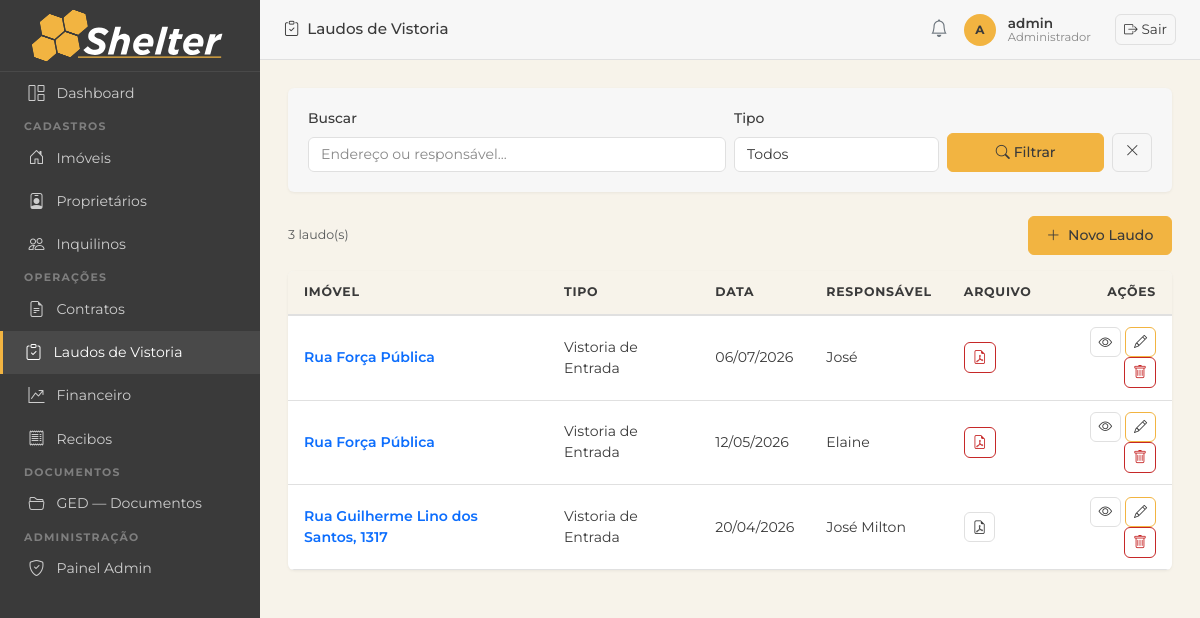
Page /laudos/ (signed in) on the earlier database version.
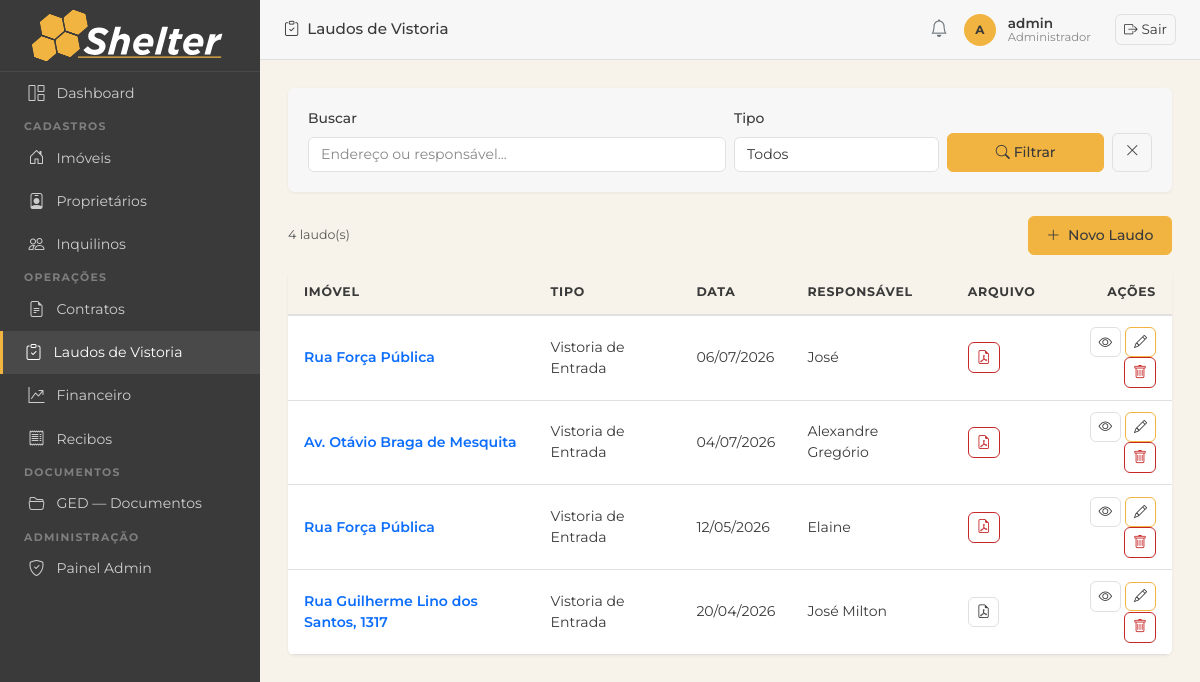
Same page on the later database version.
### imoveis/models.py (models this page shows, shortened)
class LaudoVistoria(models.Model):
    TIPO_CHOICES = [
        ('entrada', 'Vistoria de Entrada'),
        ('saida', 'Vistoria de Saída'),
    ]
    imovel = models.ForeignKey(Imovel, on_delete=models.CASCADE, related_name='laudos')
    contrato = models.ForeignKey(Contrato, on_delete=models.PROTECT, related_name='laudos')
    tipo = models.CharField(max_length=20, choices=TIPO_CHOICES)
    data = models.DateField()
    responsavel = models.CharField(max_length=200, verbose_name='Responsável pela Vistoria')
    observacoes = models.TextField(blank=True, verbose_name='Observações')
    local_assinatura = models.CharField(max_length=200, blank=True, verbose_name='Local da Assinatura')
    data_assinatura = models.DateField(null=True, blank=True, verbose_name='Data da Assinatura')
    arquivo = models.FileField(upload_to='laudos/', blank=True, null=True, verbose_name='Laudo em PDF')
    documento_gerado = models.FileField(upload_to='laudos/gerados/', blank=True, null=True,
                                        verbose_name='Laudo gerado (PDF)')
    criado_em = models.DateTimeField(auto_now_add=True)
    class Meta:
        verbose_name = 'Laudo de Vistoria'
        verbose_name_plural = 'Laudos de Vistoria'
        ordering = ['-data']

class Imovel(models.Model):
    TIPO_CHOICES = [
        ('apartamento', 'Apartamento'),
        ('casa', 'Casa'),
        ('comercial', 'Comercial'),
        ('terreno', 'Terreno'),
        ('galpao', 'Galpão'),
    ]
    STATUS_CHOICES = [
        ('ocupado', 'Ocupado'),
        ('vago', 'Vago'),
        ('manutencao', 'Em Manutenção'),
    ]
    CATEGORIA_CHOICES = [
        ('urbano', 'Urbano'),
        ('rural', 'Rural'),
    ]
    proprietario = models.ForeignKey(Proprietario, on_delete=models.PROTECT, related_name='imoveis')
    tipo = models.CharField(max_length=20, choices=TIPO_CHOICES)
    status = models.CharField(max_length=20, choices=STATUS_CHOICES, default='vago')
    categoria = models.CharField(max_length=10, choices=CATEGORIA_CHOICES, default='urbano', verbose_name='Categoria')
    endereco = models.CharField(max_length=300)
    numero = models.CharField(max_length=20, blank=True, verbose_name='Número')
    complemento = models.CharField(max_length=100, blank=True, verbose_name='Complemento')
    bairro = models.CharField(max_length=100, blank=True)
    cidade = models.CharField(max_length=100, default='')
    area_m2 = models.DecimalField(max_digits=8, decimal_places=2, null=True, blank=True, verbose_name='Área (m²)')
    descricao = models.TextField(blank=True)
    matricula = models.CharField(max_length=100, blank=True, verbose_name='Matrícula')
    data_aquisicao = models.DateField(null=True, blank=True, verbose_name='Data de Aquisição')
    valor_aquisicao = models.DecimalField(max_digits=14, decimal_places=2, null=True, blank=True, verbose_name='Valor de Aquisição')
    cadastro_prefeitura = models.CharField(max_length=100, blank=True, verbose_name='Cadastro Prefeitura')
    planta_projeto = models.FileField(upload_to='plantas/', blank=True, null=True, verbose_name='Planta/Projeto')
    nirf = models.CharField(max_length=50, blank=True, verbose_name='NIRF')
    incra = models.CharField(max_length=50, blank=True, verbose_name='INCRA')
    car = models.CharField(max_length=100, blank=True, verbose_name='CAR')
    criado_em = models.DateTimeField(auto_now_add=True)
    class Meta:
        verbose_name = 'Imóvel'
        verbose_name_plural = 'Imóveis'
        ordering = ['endereco']

### imoveis/views.py (the view)
# urls.py: path('laudos/', views.laudo_list, name='laudo_list'),
@login_required
def laudo_list(request):
    q = request.GET.get('q', '')
    tipo = request.GET.get('tipo', '')
    qs = LaudoVistoria.objects.select_related('imovel', 'contrato')
    if q:
        qs = qs.filter(Q(imovel__endereco__icontains=q) | Q(responsavel__icontains=q))
    if tipo:
        qs = qs.filter(tipo=tipo)
    return render(request, 'laudos/laudo_list.html', {
        'laudos': qs, 'q': q, 'tipo': tipo,
        'tipo_choices': LaudoVistoria.TIPO_CHOICES,
    })

### templates/laudos/laudo_list.html (shortened to what this page needs)
{% extends 'base.html' %}
{% block page_title %}<i class="bi bi-clipboard-check me-2"></i>Laudos de Vistoria{% endblock %}
{% block nav_laudos %}active{% endblock %}
{% block content %}
<div class="section-card mb-4">
  <div class="section-card-body">
    <form method="get" class="row g-2 align-items-end">
      <div class="col-md-6"><label class="form-label">Buscar</label><input type="text" name="q" value="{{ q }}" class="form-control" placeholder="Endereço ou responsável..."></div>
      <div class="col-md-3"><label class="form-label">Tipo</label>
        <select name="tipo" class="form-select"><option value="">Todos</option>{% for val, label in tipo_choices %}<option value="{{ val }}" {% if tipo == val %}selected{% endif %}>{{ label }}</option>{% endfor %}</select>
      </div>
      <div class="col-md-3 d-flex gap-2">
        <button type="submit" class="btn btn-primary flex-fill"><i class="bi bi-search"></i> Filtrar</button>
        <a href="{% url 'laudo_list' %}" class="btn btn-outline-secondary"><i class="bi bi-x-lg"></i></a>
      </div>
    </form>
  </div>
</div>
<div class="d-flex justify-content-between align-items-center mb-3">
  <span class="text-muted small">{{ laudos.count }} laudo(s)</span>
  <a href="{% url 'laudo_create' %}" class="btn btn-primary"><i class="bi bi-plus-lg me-1"></i> Novo Laudo</a>
</div>
<div class="section-card">
  <div class="table-responsive">
    <table class="table mb-0">
      <thead>
        <tr><th>Imóvel</th><th>Tipo</th><th>Data</th><th>Responsável</th><th>Arquivo</th><th class="text-end">Ações</th></tr>
      </thead>
      <tbody>
        {% for l in laudos %}
        <tr>
          <td class="fw-semibold"><a href="{% url 'laudo_detail' l.pk %}">{{ l.imovel.endereco|truncatechars:35 }}</a></td>
          <td>{{ l.get_tipo_display }}</td>
          <td>{{ l.data|date:"d/m/Y" }}</td>
          <td>{{ l.responsavel }}</td>
          <td>
            {% if l.documento_gerado %}<a href="{{ l.documento_gerado.url }}" target="_blank" class="btn btn-sm btn-outline-danger" title="Laudo gerado"><i class="bi bi-file-earmark-pdf"></i></a>
            {% elif l.arquivo %}<a href="{{ l.arquivo.url }}" target="_blank" class="btn btn-sm btn-outline-secondary"><i class="bi bi-file-earmark-pdf"></i></a>
            {% else %}—{% endif %}
          </td>
          <td class="text-end">
            <a href="{% url 'laudo_detail' l.pk %}" class="btn btn-sm btn-outline-secondary"><i class="bi bi-eye"></i></a>
            <a href="{% url 'laudo_edit' l.pk %}" class="btn btn-sm btn-outline-primary"><i class="bi bi-pencil"></i></a>
            <button class="btn btn-sm btn-outline-danger" data-bs-toggle="modal" data-bs-target="#del{{ l.pk }}"><i class="bi bi-trash"></i></button>
          </td>
        </tr>
        {% empty %}
        <tr><td colspan="6" class="text-center text-muted py-4">Nenhum laudo encontrado.</td></tr>
        {% endfor %}
      </tbody>
    </table>
  </div>
</div>
{% endblock %}

Differences in the rows shown:
added LaudoVistoria: imovel.endereco "Av. Otávio Braga de Mesquita", tipo "Vistoria de Entrada", data "04/07/2026", responsavel "Alexandre Gregório"
Other differences:
{{ laudos.count }}: "3" → "4"
